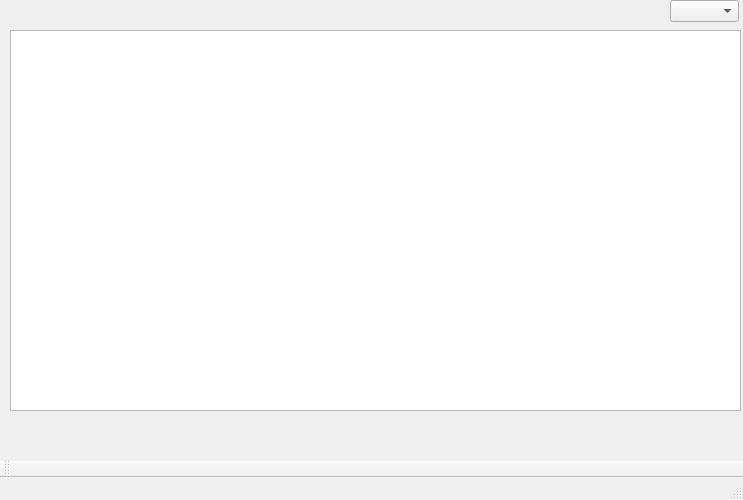
<?xml version="1.0" encoding="UTF-8"?>
<ui version="4.0">
 <class>MainWindow</class>
 <widget class="QMainWindow" name="MainWindow">
  <property name="geometry">
   <rect>
    <x>0</x>
    <y>0</y>
    <width>743</width>
    <height>500</height>
   </rect>
  </property>
  <property name="windowTitle">
   <string>MainWindow</string>
  </property>
  <widget class="QWidget" name="centralWidget">
   <widget class="QTextEdit" name="textEdit">
    <property name="geometry">
     <rect>
      <x>10</x>
      <y>30</y>
      <width>731</width>
      <height>381</height>
     </rect>
    </property>
   </widget>
   <widget class="QComboBox" name="comboBox">
    <property name="geometry">
     <rect>
      <x>670</x>
      <y>0</y>
      <width>69</width>
      <height>22</height>
     </rect>
    </property>
   </widget>
  </widget>
  <widget class="QMenuBar" name="menuBar">
   <property name="geometry">
    <rect>
     <x>0</x>
     <y>0</y>
     <width>743</width>
     <height>22</height>
    </rect>
   </property>
  </widget>
  <widget class="QToolBar" name="mainToolBar">
   <attribute name="toolBarArea">
    <enum>BottomToolBarArea</enum>
   </attribute>
   <attribute name="toolBarBreak">
    <bool>false</bool>
   </attribute>
  </widget>
  <widget class="QStatusBar" name="statusBar"/>
 </widget>
 <layoutdefault spacing="6" margin="11"/>
 <resources/>
 <connections/>
</ui>
